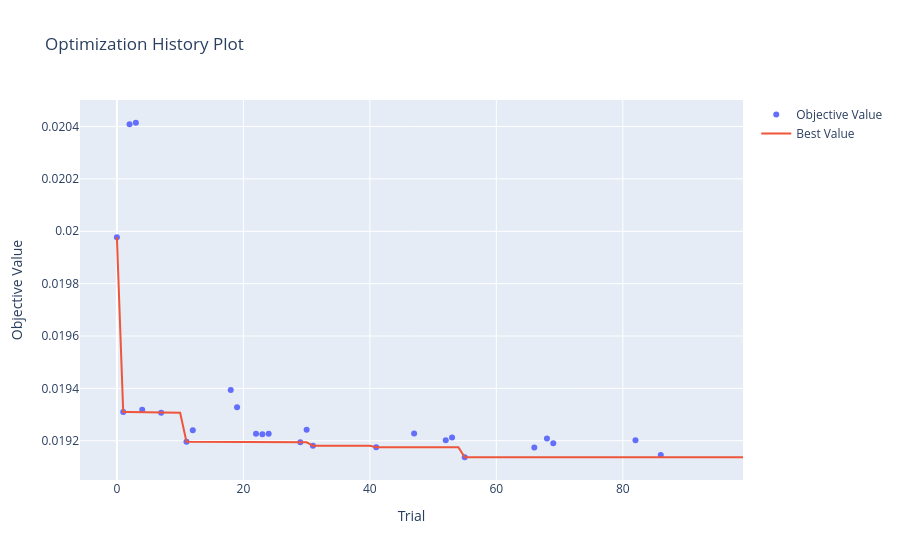
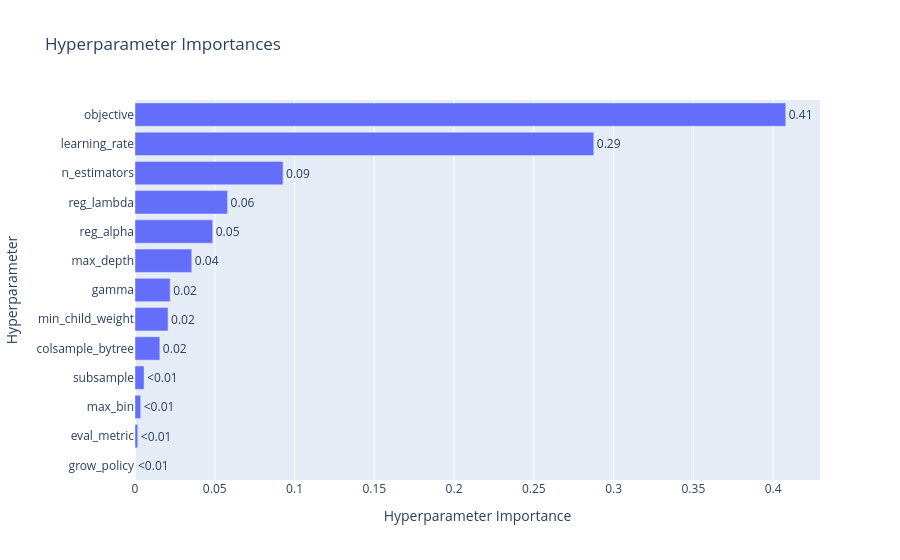

Here is the notebook cell these charts were saved with, in order:
### Code cell
study = results[0]["study"]

vis.plot_optimization_history(study).show()
vis.plot_param_importances(study).show()

### Figure 1 — Plotly figure (JSON) as saved in the notebook; plotly's stock layout.template omitted (floating-point values rounded to 4 significant figures)
{"data": [{"mode": "markers", "name": "Objective Value", "x": [0, 1, 2, 3, 4, 7, 11, 12, 18, 19, 22, 23, 24, 29, 30, 31, 41, 47, 52, 53, 55, 66, 68, 69, 82, 86], "y": [0.01998, 0.01931, 0.02041, 0.02041, 0.01932, 0.01931, 0.0192, 0.01924, 0.01939, 0.01933, 0.01923, 0.01922, 0.01923, 0.01919, 0.01924, 0.01918, 0.01918, 0.01923, 0.0192, 0.01921, 0.01914, 0.01917, 0.01921, 0.01919, 0.0192, 0.01915], "type": "scatter"}, {"mode": "lines", "name": "Best Value", "x": [0, 1, 2, 3, 4, 5, 6, 7, 8, 9, 10, 11, 12, 13, 14, 15, 16, 17, 18, 19, 20, 21, 22, 23, 24, 25, 26, 27, 28, 29, 30, 31, 32, 33, 34, 35, 36, 37, 38, 39, 40, 41, 42, 43, 44, 45, 46, 47, 48, 49, 50, 51, 52, 53, 54, 55, 56, 57, 58, 59, 60, 61, 62, 63, 64, 65, 66, 67, 68, 69, 70, 71, 72, 73, 74, 75, 76, 77, 78, 79, 80, 81, 82, 83, 84, 85, 86, 87, 88, 89, 90, 91, 92, 93, 94, 95, 96, 97, 98, 99], "y": [0.01998, 0.01931, 0.01931, 0.01931, 0.01931, 0.01931, 0.01931, 0.01931, 0.01931, 0.01931, 0.01931, 0.0192, 0.0192, 0.0192, 0.0192, 0.0192, 0.0192, 0.0192, 0.0192, 0.0192, 0.0192, 0.0192, 0.0192, 0.0192, 0.0192, 0.0192, 0.0192, 0.0192, 0.0192, 0.01919, 0.01919, 0.01918, 0.01918, 0.01918, 0.01918, 0.01918, 0.01918, 0.01918, 0.01918, 0.01918, 0.01918, 0.01918, 0.01918, 0.01918, 0.01918, 0.01918, 0.01918, 0.01918, 0.01918, 0.01918, 0.01918, 0.01918, 0.01918, 0.01918, 0.01918, 0.01914, 0.01914, 0.01914, 0.01914, 0.01914, 0.01914, 0.01914, 0.01914, 0.01914, 0.01914, 0.01914, 0.01914, 0.01914, 0.01914, 0.01914, 0.01914, 0.01914, 0.01914, 0.01914, 0.01914, 0.01914, 0.01914, 0.01914, 0.01914, 0.01914, 0.01914, 0.01914, 0.01914, 0.01914, 0.01914, 0.01914, 0.01914, 0.01914, 0.01914, 0.01914, 0.01914, 0.01914, 0.01914, 0.01914, 0.01914, 0.01914, 0.01914, 0.01914, 0.01914, 0.01914], "type": "scatter"}, {"marker": {"color": "#cccccc"}, "mode": "markers", "name": "Infeasible Trial", "showlegend": false, "x": [], "y": [], "type": "scatter"}], "layout": {"title": {"text": "Optimization History Plot"}, "xaxis": {"title": {"text": "Trial"}}, "yaxis": {"title": {"text": "Objective Value"}}}}

### Figure 2 — Plotly figure (JSON) as saved in the notebook; plotly's stock layout.template omitted (floating-point values rounded to 4 significant figures)
{"data": [{"cliponaxis": false, "hovertemplate": ["grow_policy (CategoricalDistribution): 0.0<extra></extra>", "eval_metric (CategoricalDistribution): 0.0017370974974039747<extra></extra>", "max_bin (IntDistribution): 0.003576709594778524<extra></extra>", "subsample (FloatDistribution): 0.005675030497050127<extra></extra>", "colsample_bytree (FloatDistribution): 0.015567621460427722<extra></extra>", "min_child_weight (FloatDistribution): 0.02071204519505511<extra></extra>", "gamma (FloatDistribution): 0.022036266592119772<extra></extra>", "max_depth (IntDistribution): 0.035584023581609336<extra></extra>", "reg_alpha (FloatDistribution): 0.04873929579351274<extra></extra>", "reg_lambda (FloatDistribution): 0.05803415226838359<extra></extra>", "n_estimators (IntDistribution): 0.09280910943994804<extra></extra>", "learning_rate (FloatDistribution): 0.28760730854969174<extra></extra>", "objective (CategoricalDistribution): 0.4079213395300193<extra></extra>"], "name": "Objective Value", "orientation": "h", "text": ["<0.01", "<0.01", "<0.01", "<0.01", "0.02", "0.02", "0.02", "0.04", "0.05", "0.06", "0.09", "0.29", "0.41"], "textposition": "outside", "x": [0.0, 0.001737, 0.003577, 0.005675, 0.01557, 0.02071, 0.02204, 0.03558, 0.04874, 0.05803, 0.09281, 0.2876, 0.4079], "y": ["grow_policy", "eval_metric", "max_bin", "subsample", "colsample_bytree", "min_child_weight", "gamma", "max_depth", "reg_alpha", "reg_lambda", "n_estimators", "learning_rate", "objective"], "type": "bar"}], "layout": {"title": {"text": "Hyperparameter Importances"}, "xaxis": {"title": {"text": "Hyperparameter Importance"}}, "yaxis": {"title": {"text": "Hyperparameter"}}}}
